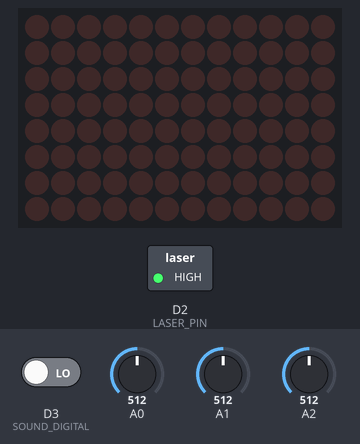
Simulated run of this sketch. Board: Arduino Uno R4 WiFi. On the bench: 12×8 LED matrix, switched loads named in the sketch (green lamp = pin HIGH). Inputs (shaded band) come from the test bench; at power-on: D3 (SOUND_DIGITAL) LOW, A0 = 512, A1 = 512, A2 = 512. WiFi joins after 1.5 s; servers stay silent unless stated; no MQTT or app messages arrive unless stated; what the sketch prints to the serial monitor is not drawn.

Above: at 2.7 s.
2.8 s: D3 (SOUND_DIGITAL) driven HIGH
At 11.65 s:
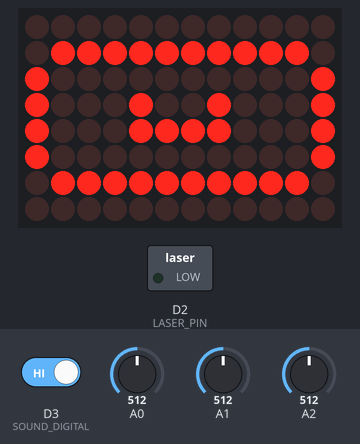
At 12.7 s:
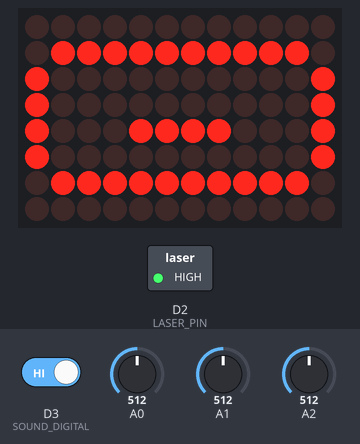
Timing chart, 0 to 20.4 s (numbered marks = the images above; inputs shaded):
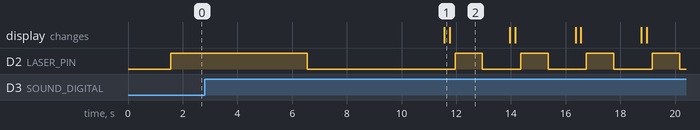

The sketch:

Gateway_R4_Arduino_EEPROM.ino
```cpp
/*#include <WiFiS3.h>
#include <ArduinoMqttClient.h>
#include <Arduino_LED_Matrix.h>
#include <EEPROM.h>

// ─── I/O PINS ────────────────────────────────────────────────────────────────
const uint8_t LASER_PIN     = 2;   // D2 → laser
const uint8_t SOUND_DIGITAL = 3;   // D3 → sound‑sensor “D0”

// ─── EEPROM CONFIG STRUCT ────────────────────────────────────────────────────
struct Config { char ssid[32]; char pass[32]; char broker[16]; } cfg;

// ─── EEPROM HELPERS ──────────────────────────────────────────────────────────
bool freshEEPROM() {                        // checks if all bytes are 0xFF
for (size_t i = 0; i < sizeof(cfg); ++i) if (EEPROM.read(i) != 0xFF) return false;
return true;
}
void saveCfg() {
EEPROM.begin(); EEPROM.put(0,cfg);
Serial.println(F("💾 EEPROM → config saved"));
}
void loadCfg() {
EEPROM.begin();
if (freshEEPROM()) {
Serial.println(F("⚙️  EEPROM blank – seeding defaults"));
strncpy(cfg.ssid,"Your SSID",sizeof(cfg.ssid));
strncpy(cfg.pass,"Your Pass",sizeof(cfg.pass));
strncpy(cfg.broker,"192.168.x.xxx",sizeof(cfg.broker));
saveCfg();
} else {
EEPROM.get(0,cfg);
Serial.println(F("✅ EEPROM → config loaded"));
}
Serial.print  (F("   SSID   : ")); Serial.println(cfg.ssid);
Serial.print  (F("   PASS   : ")); Serial.println(cfg.pass);
Serial.print  (F("   BROKER : ")); Serial.println(cfg.broker);
}

// ─── CONFIG MENU ─────────────────────────────────────────────────────────────
void menu() {
Serial.println(F("\n=== SETUP MENU ==="));
Serial.println(F("1‑SSID  2‑PASS  3‑BROKER  S‑save  Q‑quit"));
while (true) {
while (!Serial.available());
char c = Serial.read(); Serial.read();               // drop CR/LF
if (c=='1'||c=='2'||c=='3') {
const char* lbl = (c=='1')?"SSID":(c=='2')?"PASS":"BROKER";
Serial.print(lbl); Serial.print(F(" > "));
char* dst = (c=='1')?cfg.ssid:(c=='2')?cfg.pass:cfg.broker;
size_t ln = (c=='1')?sizeof(cfg.ssid):(c=='2')?sizeof(cfg.pass):sizeof(cfg.broker);
while (!Serial.available());
Serial.readBytes(dst,ln-1); dst[ln-1]=0;
Serial.println(F("  ✓ updated"));
} else if (c=='S'||c=='s') {
saveCfg();
} else if (c=='Q'||c=='q') break;
}
Serial.println(F("Leaving menu → reboot or continue"));
}

// ─── SENSOR STUBS ────────────────────────────────────────────────────────────
float readNeuro()  { return analogRead(A0)*3.3/1023; }
float readPlasma() { return analogRead(A1)*3.3/1023; }
float readBio()    { return analogRead(A2)*3.3/1023; }
struct {const char* t; float(*f)();} sens[3] = {
{"NEURO",readNeuro},{"PLASMA",readPlasma},{"BIO",readBio}
};

// ─── LED‑MATRIX FRAMES ───────────────────────────────────────────────────────
uint8_t sm0[8][12]={{0,0,0,0,0,0,0,0,0,0,0,0},{0,1,1,1,1,1,1,1,1,1,1,0},
{1,0,0,0,0,0,0,0,0,0,0,1},{1,0,0,0,1,0,0,1,0,0,0,1},{1,0,0,0,1,1,1,1,0,0,0,1},
{1,0,0,0,0,0,0,0,0,0,0,1},{0,1,1,1,1,1,1,1,1,1,1,0},{0,0,0,0,0,0,0,0,0,0,0,0}};
uint8_t sm1[8][12]={{0,0,0,0,0,0,0,0,0,0,0,0},{0,1,1,1,1,1,1,1,1,1,1,0},
{1,0,0,0,0,0,0,0,0,0,0,1},{1,0,0,0,0,0,0,0,0,0,0,1},{1,0,0,0,1,1,1,1,0,0,0,1},
{1,0,0,0,0,0,0,0,0,0,0,1},{0,1,1,1,1,1,1,1,1,1,1,0},{0,0,0,0,0,0,0,0,0,0,0,0}};

// ─── GLOBAL OBJECTS ──────────────────────────────────────────────────────────
WiFiClient net;         // TCP socket
MqttClient mqtt(net);   // MQTT over Wi‑Fi
ArduinoLEDMatrix matrix;

// ─── CONNECT HELPERS ─────────────────────────────────────────────────────────
void connectWiFi(){
Serial.print(F("🔌 Wi‑Fi: connecting to \"")); Serial.print(cfg.ssid); Serial.println(F("\""));
WiFi.begin(cfg.ssid,cfg.pass);
while(WiFi.status()!=WL_CONNECTED){delay(500);Serial.print('.');}
Serial.print(F("\n   ↳ IP ")); Serial.println(WiFi.localIP());
}
void connectMQTT(){
mqtt.setId("xc‑scout‑01");
Serial.print(F("🔗 MQTT: broker ")); Serial.print(cfg.broker); Serial.println(F(":1883"));
while(!mqtt.connect(cfg.broker,1883)){delay(500);Serial.print('.');}
Serial.println(F("\n   ↳ session established"));
}

// ─── SETUP ───────────────────────────────────────────────────────────────────
void setup(){
Serial.begin(115200); while(!Serial);
Serial.println(F("\n🤖 UNO‑R4 Scout boot"));
loadCfg();
Serial.println(F("Press C in 5 s for menu…"));
unsigned long t0=millis(); bool menuWanted=false;
while(millis()-t0<5000){ if(Serial.available=""()&&Serial.read()=='C'){menu(); menuWanted=true;}}
if(menuWanted){ Serial.println(F("⚠️  Continuing with (possibly) new settings")); }

connectWiFi();
connectMQTT();

matrix.begin();
pinMode(LASER_PIN,OUTPUT);
pinMode(SOUND_DIGITAL,INPUT);
Serial.println(F("🚀 Setup complete — entering main loop"));
}

// ─── MAIN LOOP ───────────────────────────────────────────────────────────────
void loop(){
if(!mqtt.connected()){ Serial.println(F("⚠️  MQTT dropped — reconnecting")); connectMQTT();}
mqtt.poll();

// 1) Read sensors
float v0=sens[0].f(), v1=sens[1].f(), v2=sens[2].f();
Serial.print(F("📊 SENSE  → N=")); Serial.print(v0,3);
Serial.print(F("  P="));           Serial.print(v1,3);
Serial.print(F("  B="));           Serial.println(v2,3);

// 2) Build JSON
String js="{\"scoutId\":\"xc-scout-01\",\"timestamp\":"; js+=millis()/1000;
js+=",\"modules\":[";
js+="{\"type\":\"NEURO\",\"value\":"+String(v0,3)+"},";
js+="{\"type\":\"PLASMA\",\"value\":"+String(v1,3)+"},";
js+="{\"type\":\"BIO\",\"value\":"+String(v2,3)+"}]}";

// 3) Publish
Serial.print(F("📡 MQTT  → "));
mqtt.beginMessage("xeno/xc-scout-01/telemetry");
mqtt.print(js); mqtt.endMessage();
Serial.println(js);

// 4) Blink laser
bool loud=digitalRead(SOUND_DIGITAL);
Serial.print(F("🔦 Laser blink (")); Serial.print(loud?F("LOUD"):F("quiet")); Serial.println(F(")"));
digitalWrite(LASER_PIN,HIGH); delay(loud?1000:5000);
digitalWrite(LASER_PIN,LOW);  delay(loud?1000:5000);

// 5) LED‑matrix animation
Serial.println(F("👾 LED‑Matrix: smile frame 0"));
matrix.renderBitmap(sm0,8,12); delay(150);
Serial.println(F("😉 LED‑Matrix: smile frame 1"));
matrix.renderBitmap(sm1,8,12); delay(150);
}*/
```

AlienCoreESP_Gateway_Arduino_R4.ino
```cpp
#include <WiFiS3.h>             // native Wi‑Fi driver for UNO R4 WiFi
#include <ArduinoMqttClient.h>  // official Arduino MQTT client
#include <Arduino_LED_Matrix.h> // LED‑matrix library for R4 WiFi

// ─── Wi‑Fi Credentials ─────────────────────────────────────────────────────────
const char* WIFI_SSID = "Your ssid";
const char* WIFI_PASS = "Your pass";

// ─── MQTT Broker Settings ──────────────────────────────────────────────────────
const char* MQTT_BROKER = "192.168.1.164";
const uint16_t MQTT_PORT = 1883;
const char* MQTT_TOPIC  = "xeno/uno-scout/telemetry";
const char* SCOUT_ID    = "xc-scout-01";

// ─── Sensor & Actuator Pins ────────────────────────────────────────────────────
const uint8_t LASER_PIN     = 2;    // D2 → Laser “S”
const uint8_t SOUND_DIGITAL = 3;    // D3 → Sound “D0”

// ─── XenoCore Abstraction ─────────────────────────────────────────────────────
enum XenoType { NEURO, PLASMA, BIO, UNKNOWN };

float readNeuroFlux() {
  // read NeuroFlux from A0
  return analogRead(A0) * (3.3f / 1023.0f);
}
float readPlasmaDensity() {
  // read PlasmaDensity from A1
  return analogRead(A1) * (3.3f / 1023.0f);
}
float readBioResonance() {
  // simulate BioResonance on A2
  return analogRead(A2) * (3.3f / 1023.0f);
}
float readUnknown() {
  Serial.println(F("Unknown Core"));
  return NAN;
}

struct XenoCore {
  XenoType    type;
  const char* label;
  float     (*read)();
};

// Populate first three, rest default to UNKNOWN
XenoCore modules[50] = {
  { NEURO,  "NEURO",  readNeuroFlux     },
  { PLASMA, "PLASMA", readPlasmaDensity },
  { BIO,    "BIO",    readBioResonance  },
  { UNKNOWN, nullptr, readUnknown }
};
const size_t moduleCount = 3;  // number of real modules

// ─── Alien‑smiley frames (8×12) ───────────────────────────────────────────────
byte smiley0[8][12] = {
  {0,0,0,0,0,0,0,0,0,0,0,0},
  {0,1,1,1,1,1,1,1,1,1,1,0},
  {1,0,0,0,0,0,0,0,0,0,0,1},
  {1,0,0,0,1,0,0,1,0,0,0,1},
  {1,0,0,0,1,1,1,1,0,0,0,1},
  {1,0,0,0,0,0,0,0,0,0,0,1},
  {0,1,1,1,1,1,1,1,1,1,1,0},
  {0,0,0,0,0,0,0,0,0,0,0,0}
};
byte smiley1[8][12] = {
  {0,0,0,0,0,0,0,0,0,0,0,0},
  {0,1,1,1,1,1,1,1,1,1,1,0},
  {1,0,0,0,0,0,0,0,0,0,0,1},
  {1,0,0,0,0,0,0,0,0,0,0,1},
  {1,0,0,0,1,1,1,1,0,0,0,1},
  {1,0,0,0,0,0,0,0,0,0,0,1},
  {0,1,1,1,1,1,1,1,1,1,1,0},
  {0,0,0,0,0,0,0,0,0,0,0,0}
};

// ─── Globals ─────────────────────────────────────────────────────────────────
WiFiClient      network;
MqttClient      mqttClient(network);
ArduinoLEDMatrix matrix;

// ─── Helpers ─────────────────────────────────────────────────────────────────
void connectWiFi() {
  Serial.println(F("🌌 Initiating cosmic Wi‑Fi ritual…"));
  Serial.print(F("🛰️  SSID: “")); Serial.print(WIFI_SSID); Serial.println(F("”"));
  WiFi.begin(WIFI_SSID, WIFI_PASS);
  while (WiFi.status() != WL_CONNECTED) {
    delay(500);
    Serial.print(F(".·°• radiowaves aligning •°·."));
  }
  Serial.println();
  Serial.print(F("✅ Wi‑Fi tethered. IP = "));
  Serial.println(WiFi.localIP());
  Serial.println(F("🔌 Powering up MQTT engines…"));
}

void connectMQTT() {
  mqttClient.setId("UnoR4Client");
  Serial.println(F("🔭 Scanning for MQTT broker…"));
  Serial.print(F("🌐 Broker @ "));
  Serial.print(MQTT_BROKER); Serial.print(':'); Serial.println(MQTT_PORT);
  while (!mqttClient.connect(MQTT_BROKER, MQTT_PORT)) {
    delay(1000);
    Serial.print(F("⚡ Attempting quantum link... ⚡"));
  }
  Serial.println();
  Serial.println(F("🛰️  MQTT warp‑drive engaged!"));
}

// ─── Setup & Loop ─────────────────────────────────────────────────────────────
void setup() {
  Serial.begin(115200);
  while (!Serial) {;}       // for boards that need Serial ready
  matrix.begin();           // init LED matrix

  pinMode(LASER_PIN, OUTPUT);
  pinMode(SOUND_DIGITAL, INPUT);

  Serial.println(F("🚀 UNO‑R4 Scout boot sequence start…"));
  connectWiFi();
  connectMQTT();
  Serial.println(F("🔒 All systems nominal. Entering main loop…"));
}

void loop() {
  // — MQTT keep‑alive —
  if (!mqttClient.connected()) {
    Serial.println(F("⚠️  MQTT link lost. Re‑establishing…"));
    connectMQTT();
  }
  mqttClient.poll();

  // — Build JSON payload —
  unsigned long ts = millis() / 1000;
  String payload = String("{\"scoutId\":\"") + SCOUT_ID +
                   String("\",\"timestamp\":") + ts +
                   String(",\"modules\":[");
  for (size_t i = 0; i < moduleCount; ++i) {
    float v = modules[i].read();
    payload += String("{\"type\":\"") + modules[i].label +
               String("\",\"value\":") +
               (isnan(v) ? String("null") : String(v, 3)) +
               String("}");
    if (i + 1 < moduleCount) payload += ",";
  }
  payload += String("]}");

  // — Publish telemetry —
  Serial.print(F("📡 Publishing: "));
  Serial.println(payload);
  mqttClient.beginMessage(MQTT_TOPIC);
    mqttClient.print(payload);
  mqttClient.endMessage();

  // — Laser blink feedback —
  bool sound = digitalRead(SOUND_DIGITAL);
  digitalWrite(LASER_PIN, HIGH);
  delay(sound ? 1000 : 5000);
  digitalWrite(LASER_PIN, LOW);
  delay(sound ? 1000 : 5000);

  // — Alien‑smiley animation —
  Serial.println(F("👽 Alien is beaming you a smile..."));
  matrix.renderBitmap(smiley0, 8, 12);
  delay(200);
  Serial.println(F("😉 Blink!"));
  matrix.renderBitmap(smiley1, 8, 12);
  delay(200);
}
```

Measured:
- by itself, D2 (LASER_PIN): repeats every 2.4 s: HIGH 1.0 s, LOW 1.4 s
